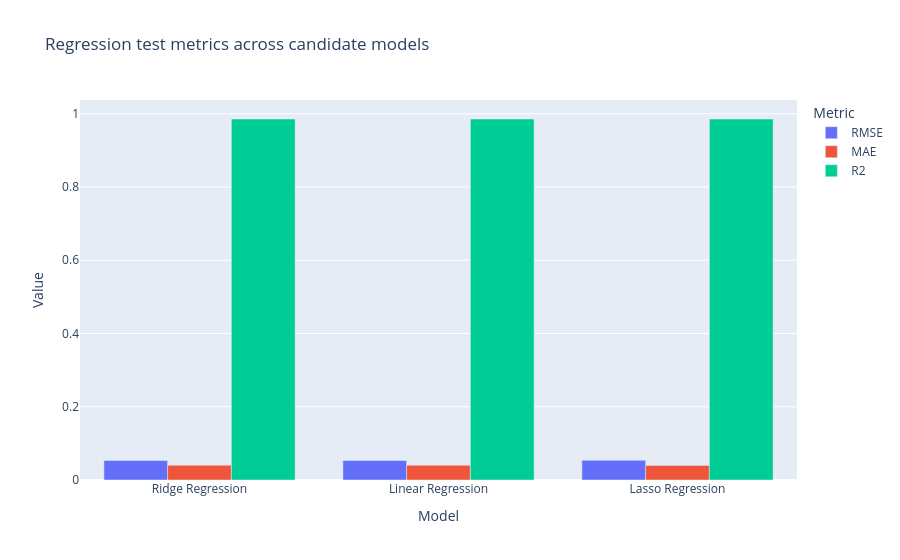

Notebook code cell kept with this figure:
### Code cell
metric_long_df = regression_results.melt(
    id_vars="Model",
    value_vars=["RMSE", "MAE", "R2"],
    var_name="Metric",
    value_name="Value",
)

fig_metric_bars = px.bar(
    metric_long_df,
    x="Model",
    y="Value",
    color="Metric",
    barmode="group",
    title="Regression test metrics across candidate models",
)
fig_metric_bars.show()

### Figure 1 — Plotly figure (JSON) as saved in the notebook; plotly's stock layout.template omitted (floating-point values rounded to 4 significant figures)
{"data": [{"alignmentgroup": "True", "hovertemplate": "Metric=RMSE<br>Model=%{x}<br>Value=%{y}<extra></extra>", "legendgroup": "RMSE", "marker": {"color": "#636efa", "pattern": {"shape": ""}}, "name": "RMSE", "offsetgroup": "RMSE", "orientation": "v", "showlegend": true, "textposition": "auto", "type": "bar", "x": ["Ridge Regression", "Linear Regression", "Lasso Regression"], "xaxis": "x", "y": [0.05344, 0.05344, 0.05377], "yaxis": "y"}, {"alignmentgroup": "True", "hovertemplate": "Metric=MAE<br>Model=%{x}<br>Value=%{y}<extra></extra>", "legendgroup": "MAE", "marker": {"color": "#EF553B", "pattern": {"shape": ""}}, "name": "MAE", "offsetgroup": "MAE", "orientation": "v", "showlegend": true, "textposition": "auto", "type": "bar", "x": ["Ridge Regression", "Linear Regression", "Lasso Regression"], "xaxis": "x", "y": [0.04042, 0.04047, 0.03964], "yaxis": "y"}, {"alignmentgroup": "True", "hovertemplate": "Metric=R2<br>Model=%{x}<br>Value=%{y}<extra></extra>", "legendgroup": "R2", "marker": {"color": "#00cc96", "pattern": {"shape": ""}}, "name": "R2", "offsetgroup": "R2", "orientation": "v", "showlegend": true, "textposition": "auto", "type": "bar", "x": ["Ridge Regression", "Linear Regression", "Lasso Regression"], "xaxis": "x", "y": [0.9857, 0.9857, 0.9855], "yaxis": "y"}], "layout": {"barmode": "group", "legend": {"title": {"text": "Metric"}, "tracegroupgap": 0}, "title": {"text": "Regression test metrics across candidate models"}, "xaxis": {"anchor": "y", "domain": [0, 1], "title": {"text": "Model"}}, "yaxis": {"anchor": "x", "domain": [0, 1], "title": {"text": "Value"}}}}
